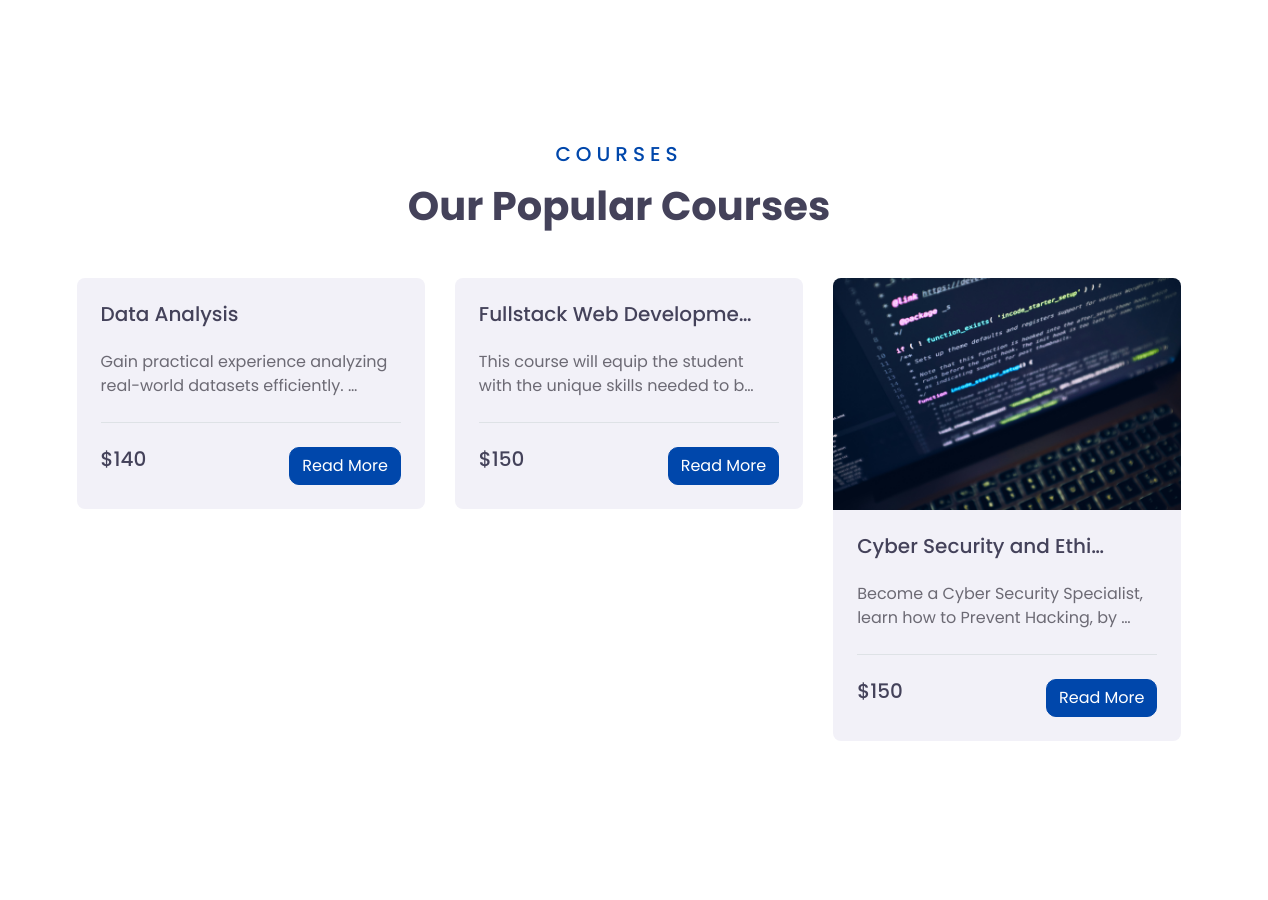
/ (middle part), run on an earlier commit of the app's database.
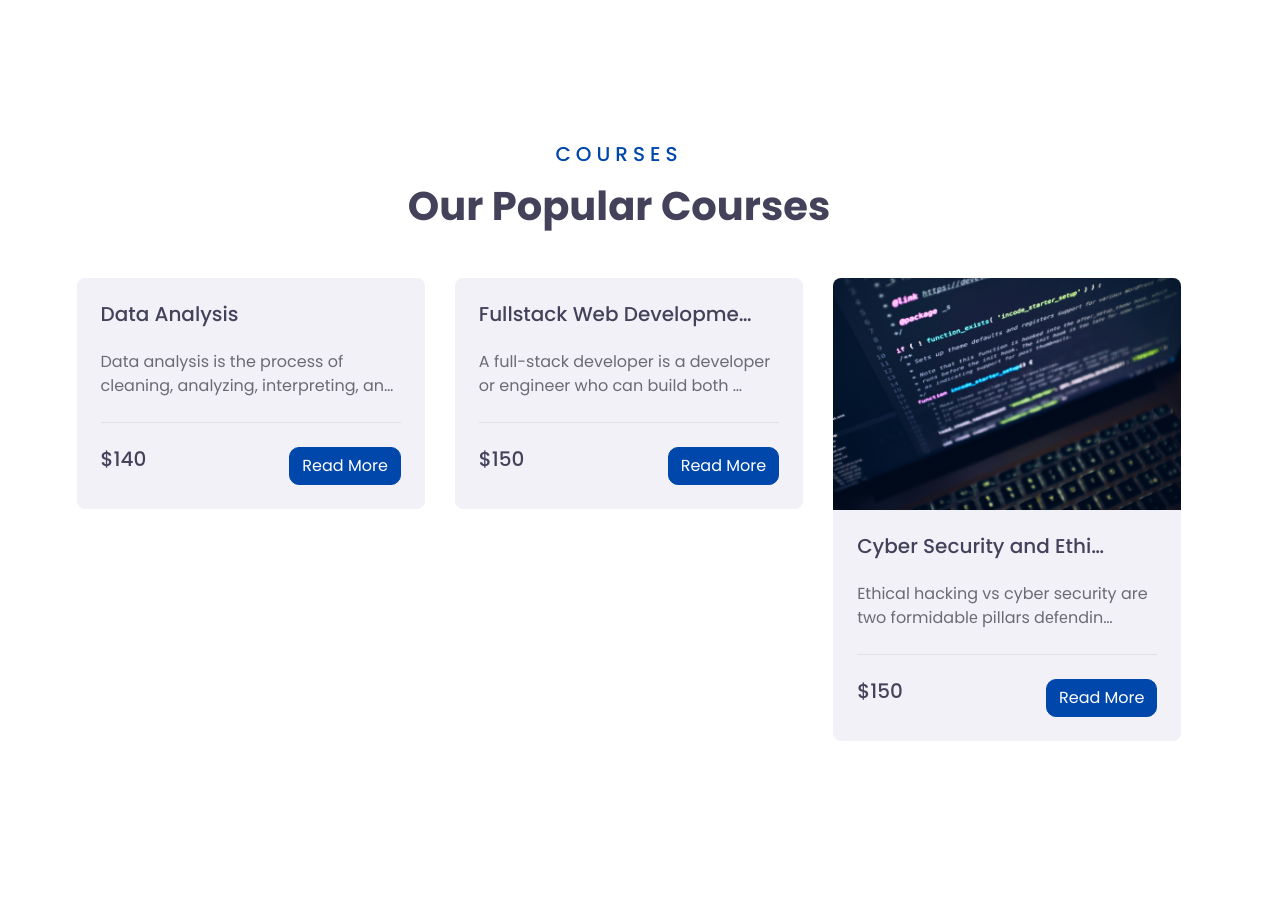
And on a later commit of the database.
### techbeatrice/models.py (models this page shows, shortened)
class Techbeatrice_Courses_PostModel(models.Model):
    techbeatrice_courses_title = models.CharField(max_length =255, blank=True, null=True)
    techbeatrice_courses_sub_title = models.CharField(max_length =255, blank=True, null=True)
    techbeatrice_courses_cost_price = models.IntegerField(default ='0', blank=True, null=True)
    techbeatrice_courses_description = models.TextField()
    techbeatrice_courses_sub_description = models.TextField()
    techbeatrice_courses_img = models.ImageField(upload_to ='tech_courses_img/',blank=True,null=True)
    techbeatrice_courses_sub_img = models.ImageField(upload_to ='tech_courses_sub_img/',blank=True,null=True)
    techbeatrice_courses_slug = models.SlugField (max_length =255,blank=True, null=True)
    techbeatrice_courses_publish_date = models.DateTimeField (auto_now_add= True)
    techbeatrice_courses_author = models.ForeignKey(User, on_delete=models.CASCADE)
    class Meta:
        ordering =['-techbeatrice_courses_publish_date']

### techbeatrice/views.py (the view)
# urls.py: path('', HomeView.as_view(), name="home"),
class HomeView(ListView):
    model = Techbeatrice_Subjects
    template_name = 'techbeatrice/home.html'
    def get_context_data(self, **kwargs):
        context = super().get_context_data(**kwargs)
        context['second_techbeatrices'] = Techbeatrice_Courses_PostModel.objects.all()
        return context

### templates/techbeatrice/home.html (shortened to what this page needs)
{% extends "base.html" %}
{% load static %}
{% block content %}
<div class="container-fluid py-5">
</div>
    <div class="container-fluid py-5">
        <div class="container py-5">
            <div class="text-center mb-5">
                <h5 class="text-primary text-uppercase mb-3" style="letter-spacing: 5px;">Courses</h5>
                <h1>Our Popular Courses</h1>
            </div>
            <div class="row">
                {% for second_techbeatrice in second_techbeatrices %}
                <div class="col-lg-4 col-md-6 mb-4">
                    <div class="rounded overflow-hidden mb-2">
                        {% if second_techbeatrice.techbeatrice_courses_img %}
                        <a class="h5" href="{% url 'second_detail' second_techbeatrice.pk %}">
                        <img class="img-fluid" src="{{ second_techbeatrice.techbeatrice_courses_img.url }}" height="215px" alt="">
                        </a>
                        {% endif %}
                        <div class="bg-secondary p-4">
                            <a class="h5" href="{% url 'second_detail' second_techbeatrice.pk %}">{{ second_techbeatrice.techbeatrice_courses_title|truncatechars:24 }}</a><br><br>
                            <p>{{ second_techbeatrice.techbeatrice_courses_description |truncatechars:70}}</p>
                            <div class="border-top mt-4 pt-4">
                                <div class="d-flex justify-content-between">
                                    <h5 class="m-0">${{ second_techbeatrice.techbeatrice_courses_cost_price}}</h5>
                                    <div class="btn-wrapper">
                                        <a href="{% url 'second_detail' second_techbeatrice.pk %}" class="btn btn-primary"style="border-radius: 10px;">Read More</a>
                                    </div>
                                </div>
                            </div>
                        </div>
                    </div>
                 </div>
                {% endfor %}
            </div>
        </div>
    </div>
    {% endblock %}

What changed in the data, as far as the page shows it:
changed Techbeatrice_Courses_PostModel "Data Analysis": techbeatrice_courses_description "Gain practical experience analyzing real-world datasets efficiently. …" → "Data analysis is the process of cleaning, analyzing, interpreting, an…"
changed Techbeatrice_Courses_PostModel "Fullstack Web Developme…": techbeatrice_courses_description "This course will equip the student with the unique skills needed to b…" → "A full-stack developer is a developer or engineer who can build both …"
changed Techbeatrice_Courses_PostModel "Cyber Security and Ethi…": techbeatrice_courses_description "Become a Cyber Security Specialist, learn how to Prevent Hacking, by …" → "Ethical hacking vs cyber security are two formidablе pillars dеfеndin…"
